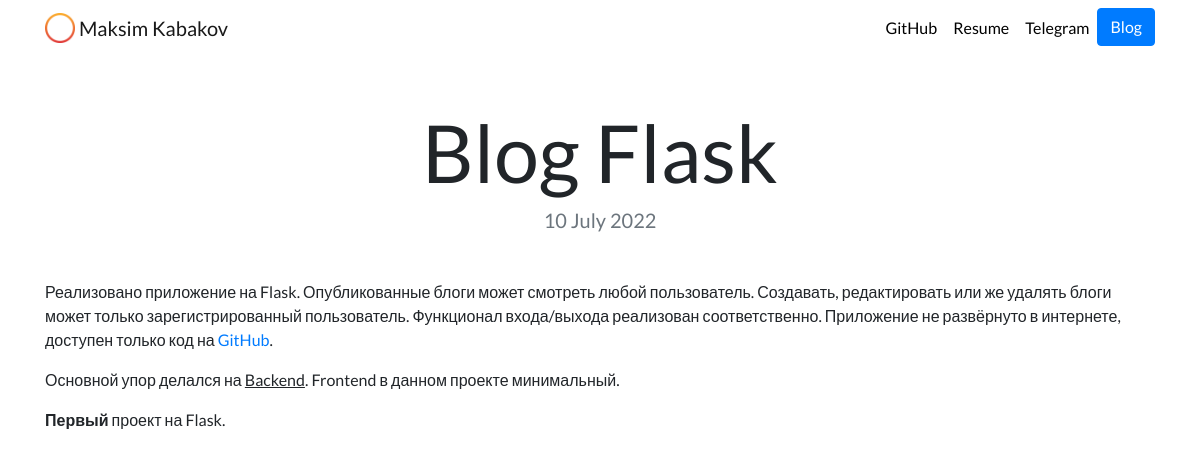
Page /blog/8/ on the committed database.
### blog/models.py (models this page shows, shortened)
class Blog(models.Model):
    title = models.CharField(max_length=200)
    description = models.TextField()
    date = models.DateField()

### blog/views.py (the view)
# urls.py: path('<int:blog_id>/', views.detail, name='detail'),
def detail(request, blog_id):
    blog = get_object_or_404(Blog, pk=blog_id)
    return render(request, 'blog/detail.html', {'one_str': blog})

### blog/templates/blog/detail.html
{% extends "portfolio/base.html" %}
{% load static %}
{% block content %}
<h1 class="text-center mt-5" id="blogdetailtitle">{{ one_str.title }}</h1>
<h5 class="text-center text-muted mb-5">{{ one_str.date|date:'j F Y' }}</h5>
{{ one_str.description|safe }}
{% endblock %}

### portfolio/static/portfolio/custom.css (style rules this page uses)
body { font-family: 'Lato', sans-serif; }
@media (min-width: 992px) { #blogdetailtitle { font-size: 5rem; } }

### rows in the picture
Blog: title "Blog Flask", date "10 July 2022", description "Реализовано приложение на Flask. Опубликованные блоги может смотреть любой пользователь. Создавать, редактировать или же удалять блоги может только зарегистрированный пользователь. Функционал входа/выхода реализован соответственно. Приложение не развёрнуто в интернете, доступен только код на GitHub . Основной упор делался на Backend . Frontend в данном проекте минимальный. Первый проект на Flask."
